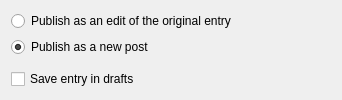
<ui version="4.0" >
 <class>SendToBlogBase</class>
 <widget class="QWidget" name="SendToBlogBase" >
  <property name="geometry" >
   <rect>
    <x>0</x>
    <y>0</y>
    <width>342</width>
    <height>100</height>
   </rect>
  </property>
  <property name="windowTitle" >
   <string>Form</string>
  </property>
  <layout class="QVBoxLayout" name="verticalLayout" >
   <item>
    <widget class="QRadioButton" name="pubAsModify" >
     <property name="text" >
      <string>Publish as an edit of the original entry</string>
     </property>
    </widget>
   </item>
   <item>
    <widget class="QRadioButton" name="pubAsNewPost" >
     <property name="text" >
      <string>Publish as a new post</string>
     </property>
     <property name="checked" >
      <bool>true</bool>
     </property>
    </widget>
   </item>
   <item>
    <widget class="KSeparator" name="kseparator" />
   </item>
   <item>
    <widget class="QCheckBox" name="saveDraft" >
     <property name="text" >
      <string>Save entry in drafts</string>
     </property>
    </widget>
   </item>
   <item>
    <spacer name="verticalSpacer" >
     <property name="orientation" >
      <enum>Qt::Vertical</enum>
     </property>
     <property name="sizeHint" stdset="0" >
      <size>
       <width>20</width>
       <height>40</height>
      </size>
     </property>
    </spacer>
   </item>
  </layout>
 </widget>
 <customwidgets>
  <customwidget>
   <class>KSeparator</class>
   <extends>QFrame</extends>
   <header>kseparator.h</header>
  </customwidget>
 </customwidgets>
 <resources/>
 <connections/>
</ui>
